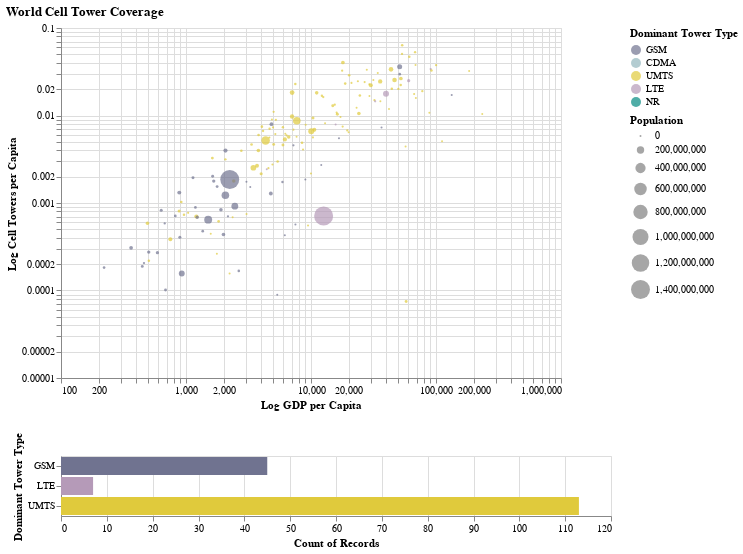

Notebook code for this chart:
### Code cell
#| code-fold: true

import warnings
warnings.filterwarnings("ignore")

import numpy as np
import pandas as pd
import altair as alt
import geopandas as gpd

color_key = {"GSM": "#707390",
             "CDMA": "#93b7be",
             "UMTS": "#e0ca3c",
             "LTE": "#b59ab8",
             "NR": "#048a81"}

gdp_per_capita = pd.read_csv("./Data/gdp_per_capita.csv") #data from world bank
gdp_per_capita = gdp_per_capita[['Country Name', '2021 [YR2021]']]
gdp_per_capita = gdp_per_capita.rename(columns={
    'Country Name': 'country',
    '2021 [YR2021]': 'gdp_per_capita'
})
gdp_per_capita = gdp_per_capita.dropna(subset=['country'])
population = pd.read_csv("./data/population.csv") #data from world bank
population = population[['Country Name', '2021 [YR2021]']]
population = population.rename(columns={
    'Country Name': 'country',
    '2021 [YR2021]': 'population'
})
population = population.dropna(subset=['country'])
gpc_pop = population.merge(gdp_per_capita, how='left', on='country')

countries = gpd.read_file("https://datahub.io/core/geo-countries/r/countries.geojson")
countries = countries[['ADMIN', 'geometry']]
countries = countries.rename(columns={'ADMIN': 'country'})

gpc_pop_countries = countries.merge(gpc_pop, how='left', on='country')

countries_towers = pd.read_csv("./Data/international_cell_towers.csv")

merge = countries_towers.merge(gpc_pop_countries, how='left', on='country')
merge.rename(columns={'UMES': 'UMTS'}, inplace=True)

tower_types = ['UMTS', 'GSM', 'LTE', 'CDMA']
merge['dominant_tower_type'] = merge[tower_types].idxmax(axis=1)

merge['cell_towers'] = pd.to_numeric(merge['cell_towers'], errors='coerce')
merge['population'] = pd.to_numeric(merge['population'], errors='coerce')
merge['gdp_per_capita'] = pd.to_numeric(merge['gdp_per_capita'], errors='coerce')
merge['ctw_per_capita'] = merge['cell_towers'] / merge['population']

merge_df = pd.DataFrame(merge)
merge_df.drop(columns=['geometry'], inplace=True)
merge_df = merge_df.dropna()

brush = alt.selection_interval(encodings=['x'])
click = alt.selection_point(encodings=['color'])

points = alt.Chart(merge_df).mark_circle().encode(
    alt.X("gdp_per_capita:Q", scale=alt.Scale(zero=False, type="log"), title="Log GDP per Capita"),
    alt.Y("ctw_per_capita:Q", scale=alt.Scale(type="log"), title="Log Cell Towers per Capita"),
    size=alt.Size("population:Q", title="Population"),
    color=alt.condition(brush, alt.Color("dominant_tower_type:N", title="Dominant Tower Type", scale=alt.Scale(domain=list(color_key.keys()), range=list(color_key.values())),), alt.value('grey')),
    tooltip="country",
).properties(width=500, height=350).add_selection(brush).transform_filter(
    click
)

bars = alt.Chart(merge_df).mark_bar().encode(
    x='count()',
    y=alt.Y("dominant_tower_type:N", title="Dominant Tower Type"),
    color=alt.condition(brush, alt.Color("dominant_tower_type:N", title="Dominant Tower Type"), alt.value('lightgray')),
).transform_filter(brush).properties(width=550).add_params(
    click
)

# Combine charts
alt.vconcat(points, bars, title="World Cell Tower Coverage")

### Figure 1 — Vega-Lite specification as saved in the notebook (floating-point values rounded to 4 significant figures; data arrays with more than 128 entries replaced by an {"elided": "..."} marker saying what was removed)
{"config": {"view": {"continuousWidth": 300, "continuousHeight": 300}}, "vconcat": [{"mark": {"type": "circle"}, "encoding": {"color": {"condition": {"param": "param_1", "field": "dominant_tower_type", "scale": {"domain": ["GSM", "CDMA", "UMTS", "LTE", "NR"], "range": ["#707390", "#93b7be", "#e0ca3c", "#b59ab8", "#048a81"]}, "title": "Dominant Tower Type", "type": "nominal"}, "value": "grey"}, "size": {"field": "population", "title": "Population", "type": "quantitative"}, "tooltip": {"field": "country", "type": "nominal"}, "x": {"field": "gdp_per_capita", "scale": {"type": "log", "zero": false}, "title": "Log GDP per Capita", "type": "quantitative"}, "y": {"field": "ctw_per_capita", "scale": {"type": "log"}, "title": "Log Cell Towers per Capita", "type": "quantitative"}}, "height": 350, "name": "view_1", "transform": [{"filter": {"param": "param_2"}}], "width": 500}, {"mark": {"type": "bar"}, "encoding": {"color": {"condition": {"param": "param_1", "field": "dominant_tower_type", "title": "Dominant Tower Type", "type": "nominal"}, "value": "lightgray"}, "x": {"aggregate": "count", "type": "quantitative"}, "y": {"field": "dominant_tower_type", "title": "Dominant Tower Type", "type": "nominal"}}, "name": "view_2", "transform": [{"filter": {"param": "param_1"}}], "width": 550}], "data": {"name": "data-00b2869eb5df2818dcf3a170e1e98819"}, "params": [{"name": "param_1", "select": {"type": "interval", "encodings": ["x"]}, "views": ["view_1"]}, {"name": "param_2", "select": {"type": "point", "encodings": ["color"]}, "views": ["view_2"]}], "title": "World Cell Tower Coverage", "$schema": "https://vega.github.io/schema/vega-lite/v5.14.1.json", "datasets": {"data-00b2869eb5df2818dcf3a170e1e98819": {"elided": "165 records"}}}
